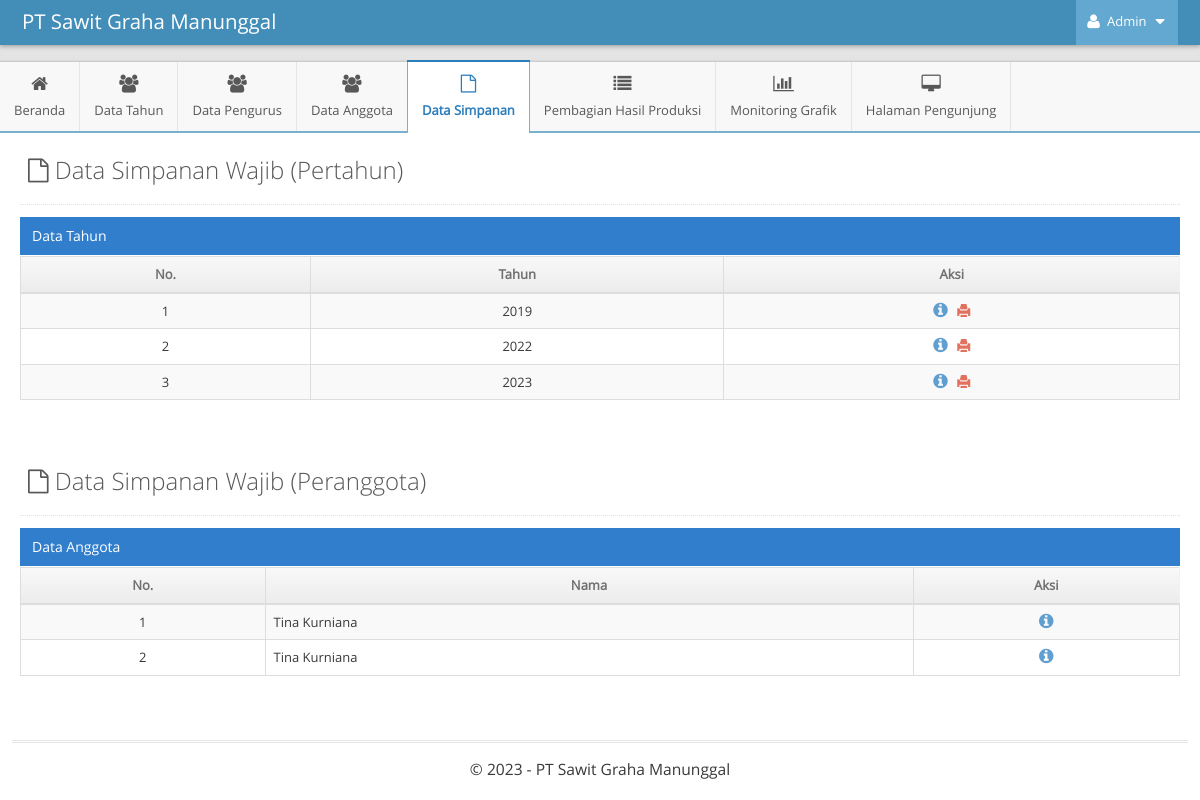
The app's page /admin/indexAdmin.php?p=kelola-simpanan-wajib&m=simpanan-wajib-tahun (signed in) with its own data.
### tables this page shows
CREATE TABLE `tahun` (
  `id` int(11) NOT NULL AUTO_INCREMENT,
  `tahun` int(11) DEFAULT NULL,
  PRIMARY KEY (`id`)
);

CREATE TABLE `anggota` (
  `id_anggota` int(11) NOT NULL AUTO_INCREMENT,
  `username` varchar(255) NOT NULL,
  `password` varchar(255) NOT NULL,
  `nama` varchar(255) NOT NULL,
  `no_kartu` varchar(255) NOT NULL,
  `no_registrasi` varchar(255) NOT NULL,
  `alamat` text NOT NULL,
  `ktp` varchar(16) NOT NULL,
  `luas_plasma` varchar(255) NOT NULL,
  `foto` varchar(255) NOT NULL,
  `no_rek` varchar(255) NOT NULL,
  `bank` varchar(255) NOT NULL,
  `id_tahun` int(11) NOT NULL,
  `no_hp` varchar(255) NOT NULL,
  `status` varchar(255) NOT NULL,
  PRIMARY KEY (`id_anggota`),
  KEY `id_tahun` (`id_tahun`),
  CONSTRAINT `anggota_ibfk_1` FOREIGN KEY (`id_tahun`) REFERENCES `tahun` (`id`) ON DELETE CASCADE ON UPDATE CASCADE
);

### function-show.php (called while the page is built)
<?php
$host = 'localhost';
$username = 'root';
$password = '';
$dbname = 'skripsi-pirda2';
$conn = mysqli_connect($host, $username, $password, $dbname);
function tampilData($query)
{
    global $conn;
    $result = mysqli_query($conn, $query);
    $rows = [];
    while ($row = mysqli_fetch_assoc($result)) {
        $rows[] = $row;
    }
    return $rows;
}
?>

### admin/pages-admin/kelola-simpanan-wajib/simpanan-wajib-tahun.php (the view)
<?php
$query_tampil = "SELECT * FROM tahun";
$tahun = tampilData($query_tampil);
$query_anggota = "SELECT * from anggota";
$anggota = tampilData($query_anggota);
?>
<div class="page-content">
	<div class="page-header">
		<h1 style="color:#585858">
			<i class="ace-icon fa fa-file-o"></i> Data Simpanan Wajib (Pertahun)
		</h1>
	</div>
	<div class="row">
		<div class="col-xs-12">
			<div class="row">
				<div class="col-xs-12">
					<div class="table-header">
						Data Tahun
					</div>
					<div>
						<table id="dynamic-table" class="table table-striped table-bordered table-hover">
							<thead>
								<tr>
									<th>No.</th>
									<th>Tahun</th>
									<th>Aksi</th>
								</tr>
							</thead>
							<tbody>
								<?php
								$i = 1;
								foreach ($tahun as $value) {
								?>
									<tr>
										<td class="center"><?= $i ?></td>
										<td class="center"><?= $value['tahun'] ?></td>
										<td class="center">
											<div class="action-buttons">
												<a data-rel="tooltip" data-placement="top" title="Data Bulan" class="blue tooltip-info" href="indexAdmin.php?p=kelola-simpanan-wajib&m=simpanan-wajib-bulan&id_tahun=<?=$value['id']?>">
													<i class="ace-icon fa fa-info-circle bigger-130"></i>
												</a>
												<a data-rel="tooltip" data-placement="top" title="Cetak" class="red tooltip-error" target="_blank" href="pages-admin/kelola-simpanan-wajib/cetak-simpanan-wajib.php?tahun=<?=$value['tahun'] ?>">
													<i class="ace-icon glyphicon glyphicon-print"></i>
												</a>
											</div>
										</td>
									</tr>
								<?php
									$i++;
								}
								?>
							</tbody>
						</table>
					</div>
				</div>
			</div>
		</div>
	</div>
</div>
<div class="page-content">
	<div class="page-header">
		<h1 style="color:#585858">
			<i class="ace-icon fa fa-file-o"></i> Data Simpanan Wajib (Peranggota)
		</h1>
	</div>
	<div class="row">
		<div class="col-xs-12">
			<div class="row">
				<div class="col-xs-12">
					<div class="table-header">
						Data Anggota
					</div>
					<div>
						<table id="dynamic-table2" class="table table-striped table-bordered table-hover">
							<thead>
								<tr>
									<th>No.</th>
									<th>Nama</th>
									<th>Aksi</th>
								</tr>
							</thead>
							<tbody>
								<?php
								$i = 1;
								foreach ($anggota as $value) {
								?>
									<tr>
										<td class="center"><?= $i ?></td>
										<td><?= $value['nama']; ?></td>
										<td class="center">
										<div class="action-buttons">
												<a data-rel="tooltip" data-placement="top" title="Data Simpanan Wajib Anggota" class="blue tooltip-info" href="indexAdmin.php?p=kelola-simpanan-wajib&m=simpanan-wajib-anggota&id_anggota=<?=$value['id_anggota']?>">
													<i class="ace-icon fa fa-info-circle bigger-130"></i>
												</a>
											</div>
										</td>
									</tr>
								<?php
									$i++;
								}
								?>
							</tbody>
						</table>
					</div>
				</div>
			</div>
		</div>
	</div>
</div>

### records on screen
tahun: tahun "2019"
tahun: tahun "2022"
tahun: tahun "2023"
anggota: nama "Tina Kurniana"
anggota: nama "Tina Kurniana"
